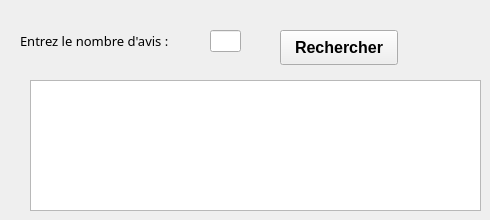
            <widget class="QWidget" name="tab_32">
             <attribute name="title">
              <string>Par avis</string>
             </attribute>
             <widget class="QPushButton" name="pb_rech_avis">
              <property name="geometry">
               <rect>
                <x>280</x>
                <y>30</y>
                <width>118</width>
                <height>35</height>
               </rect>
              </property>
              <property name="font">
               <font>
                <family>Microsoft JhengHei UI</family>
                <pointsize>12</pointsize>
                <weight>75</weight>
                <bold>true</bold>
               </font>
              </property>
              <property name="text">
               <string>Rechercher</string>
              </property>
             </widget>
             <widget class="QLabel" name="label_76">
              <property name="geometry">
               <rect>
                <x>20</x>
                <y>30</y>
                <width>184</width>
                <height>21</height>
               </rect>
              </property>
              <property name="font">
               <font>
                <family>Segoe MDL2 Assets</family>
                <pointsize>10</pointsize>
               </font>
              </property>
              <property name="text">
               <string>Entrez le nombre d'avis :</string>
              </property>
             </widget>
             <widget class="QLineEdit" name="rech_avis">
              <property name="geometry">
               <rect>
                <x>210</x>
                <y>30</y>
                <width>31</width>
                <height>22</height>
               </rect>
              </property>
             </widget>
             <widget class="QTableView" name="tab_rech_avis">
              <property name="geometry">
               <rect>
                <x>30</x>
                <y>80</y>
                <width>451</width>
                <height>131</height>
               </rect>
              </property>
             </widget>
            </widget>
